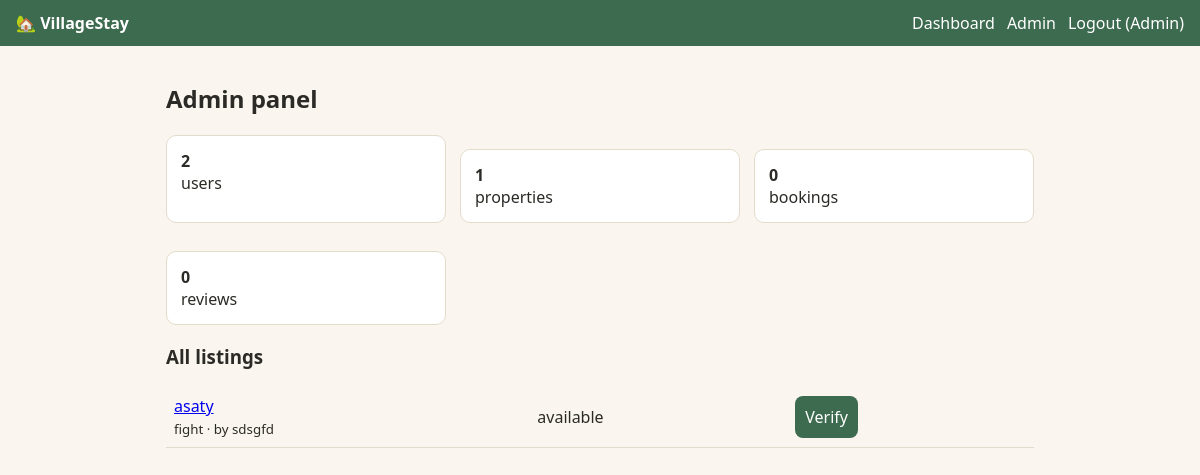
The page /admin (signed in) on the database its author committed.
### tables this page shows
CREATE TABLE properties (
  id INTEGER PRIMARY KEY AUTOINCREMENT,
  owner_id INTEGER NOT NULL REFERENCES users(id),
  title TEXT NOT NULL,
  village TEXT NOT NULL,
  state TEXT NOT NULL,
  description TEXT,
  rent INTEGER NOT NULL,
  stay_type TEXT NOT NULL CHECK (stay_type IN ('experience','long_term')),
  caretaker INTEGER NOT NULL DEFAULT 0,
  image TEXT,
  verified INTEGER NOT NULL DEFAULT 0,
  status TEXT NOT NULL DEFAULT 'available'
);

CREATE TABLE users (
  id INTEGER PRIMARY KEY AUTOINCREMENT,
  name TEXT NOT NULL,
  email TEXT UNIQUE NOT NULL,
  password TEXT NOT NULL,
  role TEXT NOT NULL CHECK (role IN ('owner','guest','admin'))
);

### app.py (the view)
@app.route("/admin")
@login_required("admin")
def admin():
    db = get_db()
    stats = {t: db.execute(f"SELECT COUNT(*) FROM {t}").fetchone()[0]
             for t in ("users", "properties", "bookings", "reviews")}
    props = db.execute("SELECT p.*, u.name AS owner_name FROM properties p "
                       "JOIN users u ON u.id=p.owner_id ORDER BY p.id DESC").fetchall()
    return render_template("admin.html", stats=stats, props=props)

### app.py (called while the page is built)
def get_db():
    if "db" not in g:
        g.db = sqlite3.connect(DB)
        g.db.row_factory = sqlite3.Row
    return g.db

def login_required(role=None):
    def deco(f):
        @wraps(f)
        def wrapper(*a, **kw):
            if "user_id" not in session:
                return redirect(url_for("login"))
            if role and session.get("role") != role:
                flash("This page is not available for your account type.")
                return redirect(url_for("index"))
            return f(*a, **kw)
        return wrapper
    return deco

### templates/admin.html
{% extends "base.html" %}
{% block content %}
<h2>Admin panel</h2>
<div class="grid">
{% for k, v in stats.items() %}<div class="box"><b>{{ v }}</b><br>{{ k }}</div>{% endfor %}
</div>
<h3>All listings</h3>
<table>
{% for p in props %}
  <tr>
    <td><a href="{{ url_for('property_detail', pid=p.id) }}">{{ p.title }}</a><br><small>{{ p.village }} · by {{ p.owner_name }}</small></td>
    <td>{{ p.status }}</td>
    <td><form class="inline" method="post" action="{{ url_for('verify', pid=p.id) }}"><button>{{ 'Unverify' if p.verified else 'Verify' }}</button></form></td>
  </tr>
{% else %}<tr><td>No listings yet.</td></tr>{% endfor %}
</table>
{% endblock %}

### static/style.css (style rules this page uses)
:root { --bg:#faf6ef;--ink:#2b2a26;--green:#3d6b4f;--card:#fff;--line:#e4dccb }
* { box-sizing:border-box }
body { margin:0;font-family:system-ui,sans-serif;background:var(--bg);color:var(--ink) }
.grid { display:grid;grid-template-columns:repeat(auto-fill,minmax(240px,1fr));gap:14px }
.card,.box { background:var(--card);border:1px solid var(--line);border-radius:10px;padding:14px;color:inherit;text-decoration:none }
input,select,textarea,button { font:inherit;padding:10px;border:1px solid var(--line);border-radius:8px }
button { background:var(--green);color:#fff;border:0;cursor:pointer }
table { width:100%;border-collapse:collapse }
td,th { padding:8px;border-bottom:1px solid var(--line);text-align:left }
form.inline { display:inline }
.box+.box,.box+h3 { margin-top:14px }

### rows shown on the page
properties: title "asaty", village "fight", owner_name "sdsgfd", status "available", verified "Verify"

### other values the page prints
{{ session.name }} "Admin"
{{ v }} "2" "1" "0" "0"
{{ k }} "users" "properties" "bookings" "reviews"
